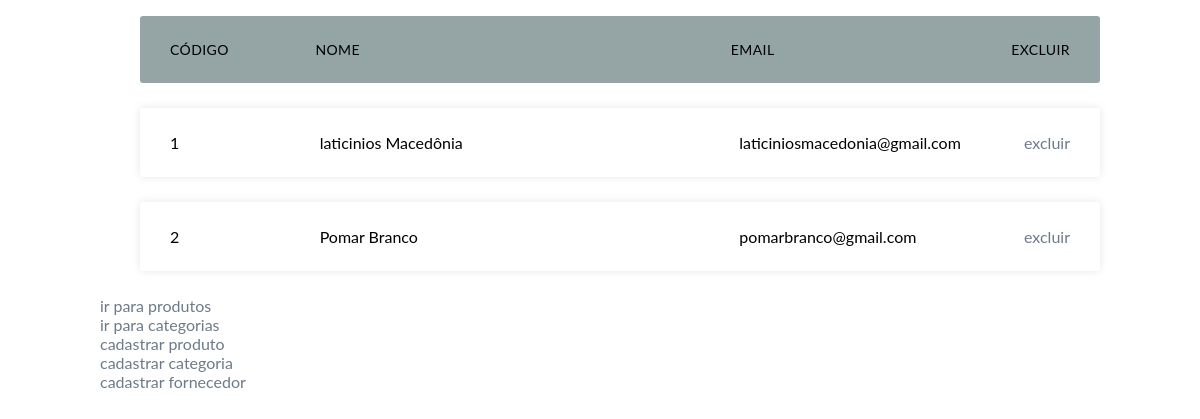
Screenshot of /fornecedores with the database file from the repository.
### core/models.py (models this page shows, shortened)
class Fornecedor(models.Model):
    nome_fornecedor=models.CharField(max_length=200)
    email=models.EmailField(max_length=254)

### core/views.py (the view)
# urls.py: path('fornecedores',ListarFornecedores.as_view(),name='fornecedores'),
class ListarFornecedores(ListView):
    model=Fornecedor
    template_name='core/fornecedores.html'
    context_object_name='itens'

### core/templates/core/fornecedores.html (shortened to what this page needs)
{%extends 'base.html'%}
{%load static%}
{%block content%}
    <div class="container">
        <ul class="responsive-table">
          <li class="table-header">
            <div class="col col-1">código</div>
            <div class="col col-2">Nome</div>
            <div class="col col-3">Email</div>
            <div class="col col4">excluir</div>
          </li>
          {%for item in itens%}
            <li class="table-row">
                <div class="col col-1" data-label="codigo">{{item.id}}</div>
                <div class="col col-2" data-label="Nome">{{item.nome_fornecedor}}</div>
                <div class="col col-3" data-label="preço">{{item.email}}</div>
                <div class="col col4"><a href="{%url 'excluir_fornecedores' item.id%}">excluir</a></div>
            </li>
          {%endfor%}
        </ul>
          <a href="{%url 'Index'%}">ir para produtos</a>
          <br>
          <a href="{%url 'categorias'%}"> ir para categorias</a>
          <br>
          <a href="{%url 'cadastrar_produtos'%}">cadastrar produto</a>
          <br>
          <a href="{%url 'cadastrar_categorias'%}">cadastrar categoria</a>
          <br>
          <a href="{%url 'cadastrar_fornecedores'%}">cadastrar fornecedor</a>
      </div>
      {%endblock%}

### static/css/style.css (style rules this page uses)
body { font-family: 'lato', sans-serif; }
a { text-decoration: none; color:#6C7A89; }
.container { max-width: 1000px; margin-left: auto; margin-right: auto; padding-left: 10px; padding-right: 10px; }

### rows the page displays
Fornecedor: id "1", nome_fornecedor "laticinios Macedônia", email "laticiniosmacedonia@gmail.com"
Fornecedor: id "2", nome_fornecedor "Pomar Branco", email "pomarbranco@gmail.com"
